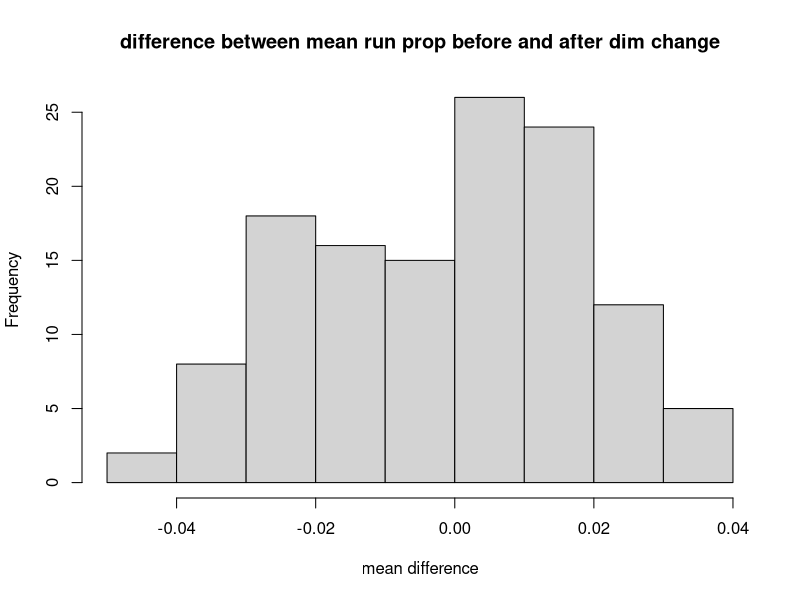
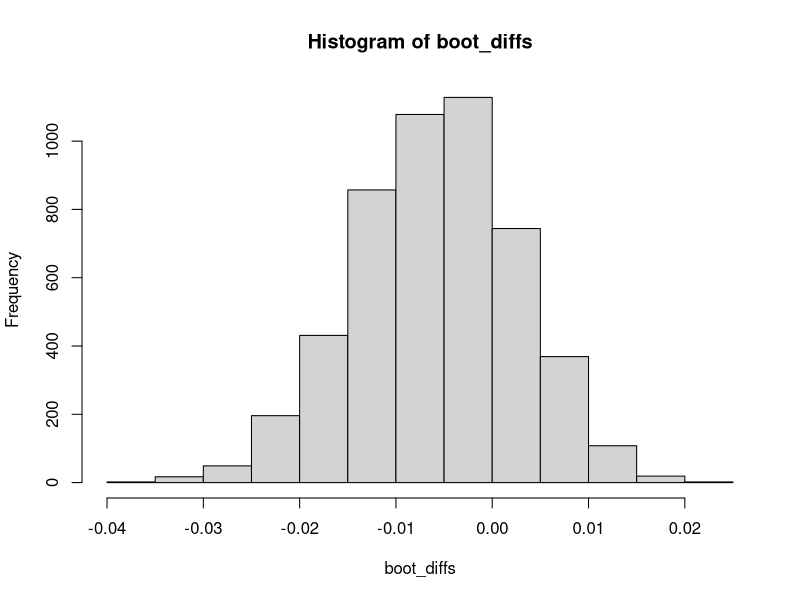

These figures' R source, in order:
library(boot)
library(tidyverse)
library(coin)
library(gtools)
library(randomForest)


# make sure you're in bsa-research repo
run_pct <- read_csv("data/run_pct.csv")
hr_pct <- read_csv("data/hr_pct.csv")


# permutation tests for diff in props before and after dimension changes
# assumption of exchangeability should be satisfied



# function to extract test statistic from a permuted dataframe
# test statistic is mean difference between run props before and after dim change
extract_stat <- function(x) {
  before <- filter(x, flag == "before")$run_percent
  after <- filter(x, flag == "after")$run_percent
  stat <- mean(after) - mean(before)
  stat
}
##################################################################################################
#
# Houston Astros
#
##################################################################################################
astros <- run_pct %>% filter(team == "HOU", location == "home")
astros$flag <- factor(astros$flag, levels = c("before", "after"))

# one way permutation test from coin package for proportion of runs scored at home for Astros 
# and wilcox test
oneway_test(run_percent ~ flag, data = astros, distribution = "exact")
wilcox_test(run_percent ~ flag, data = astros, distribution = "exact")



# manually permute data to see if it matches above results and to generate a plot
perm_func <- function(df) {
  k <- nrow(filter(df, flag == "before"))
  n <- choose(nrow(df), k) # number of permutations of data
  perms <- list()
  index <- 0
  while(length(perms) != n) {
    index <- index + 1
  
    # generate new possible permutation
    possible_perm <- data.frame("run_percent" = sample(df$run_percent), "flag" = df$flag)
  
    # special condition when list is empty
    if(length(perms) == 0) { 
      perms[[index]] <- possible_perm
    } 
    else {
    
      # check if possible df is equal to any other current dfs in output list
      for(i in 1:length(perms)) {
        if(identical(possible_perm, perms[[i]])) break 
        if(i == length(perms)) perms[[i + 1]] <- possible_perm
      }
    }
  }
  
  perms
}

# above loop is probably not correct, empirical p-value is not the same as pval from coin tests
# hist and pvalue change everytime perm_func is called which shouldnt be happening

# distribution of all mean differences from permutation test
perm_list <- perm_func(astros)
perm_dist <- sapply(perm_func(astros), extract_stat)
hist(perm_dist, xlab = "mean difference", main = 
       "difference between mean run prop before and after dim change")

# empirical p-value
mean(sapply(perm_func(astros), extract_stat) >= 0.02008508)

# need to check if any of the dfs of perm_func(df) are equal to each other
for(i in 1:length(perm_list)) {
  equals <- sapply(perm_list, identical, perm_list[[i]])
  indices <- which(equals)
  cat("Indices of dfs same as element ", i, " of perm_list: ", indices, "\n", sep = "")
}
# everything checks out


###################################################################################################
#
# nonparametric bootstrapping for all teams (run_pct)
#
###################################################################################################

# find sample sizes of before group and after group
before_n <- nrow(filter(run_pct, flag == "before", location == "home"))
after_n <- nrow(filter(run_pct, flag == "after", location == "home"))

set.seed(123)
bootstrap_all <- function(data) {
  before <- filter(data, flag == "before", location == "home")
  after <- filter(data, flag == "after", location == "home")
  before_i <- sample(before_n, replace = TRUE)
  after_i <- sample(after_n, replace = TRUE)
  before <- before[before_i, ]
  after <- after[after_i, ]
  output <- list("before" = before$run_percent, "after" = after$run_percent)
  output
}

boot_diffs <- replicate(5000, mean(bootstrap_all(run_pct)[["after"]]) - 
                              mean(bootstrap_all(run_pct)[["before"]]))

hist(boot_diffs)
summary(boot_diffs)

# empirical pval
crit_val <- mean(filter(run_pct, flag == "after", location == "home")$run_percent) - 
            mean(filter(run_pct, flag == "before", location == "home")$run_percent)
mean(boot_diffs >= crit_val)



###################################################################################################
#
# random forest model to predict the proportion of runs scored at home
#
###################################################################################################


dims <- read_csv("data/ballpark_dims2.csv")

# only want home data for run_pct
# run_pct <- filter(run_pct, location == "home")

# change full team names to abbreviations in dims to be consistent with rates
dims$team <- dplyr::recode(dims$team, "Houston Astros" = "HOU")
dims$team <- dplyr::recode(dims$team, "Miami Marlins" = "MIA")
dims$team <- dplyr::recode(dims$team, "San Diego Padres" = "SDP")
dims$team <- dplyr::recode(dims$team, "Seattle Mariners" = "SEA")
dims$team <- dplyr::recode(dims$team, "Atlanta Braves" = "ATL")
dims$team <- dplyr::recode(dims$team, "Minnesota Twins" = "MIN")
run_pct$team <- dplyr::recode(run_pct$team, "FLA" = "MIA")


# convert years col of dims to datetime objects, append dim info to run_pct df
# need to append dims of correct year to run_pct df
dims <- dims[-5, ] # remove miami's most recent change because there's no data available 
dims$years[c(1, 3, 5, 7, 9, 11)] <- "before"
dims$years[c(2, 4, 6, 8, 10, 12)] <- "after"
dims <- dims[, -2]

# merge dims and run_pct
merged <- merge(run_pct, dims, by.x = c("team", "flag"), by.y = c("team", "years"))


model <- randomForest(run_percent ~ team + flag + left + left_center + center + right_center +
                        right + deepest, data = merged)
